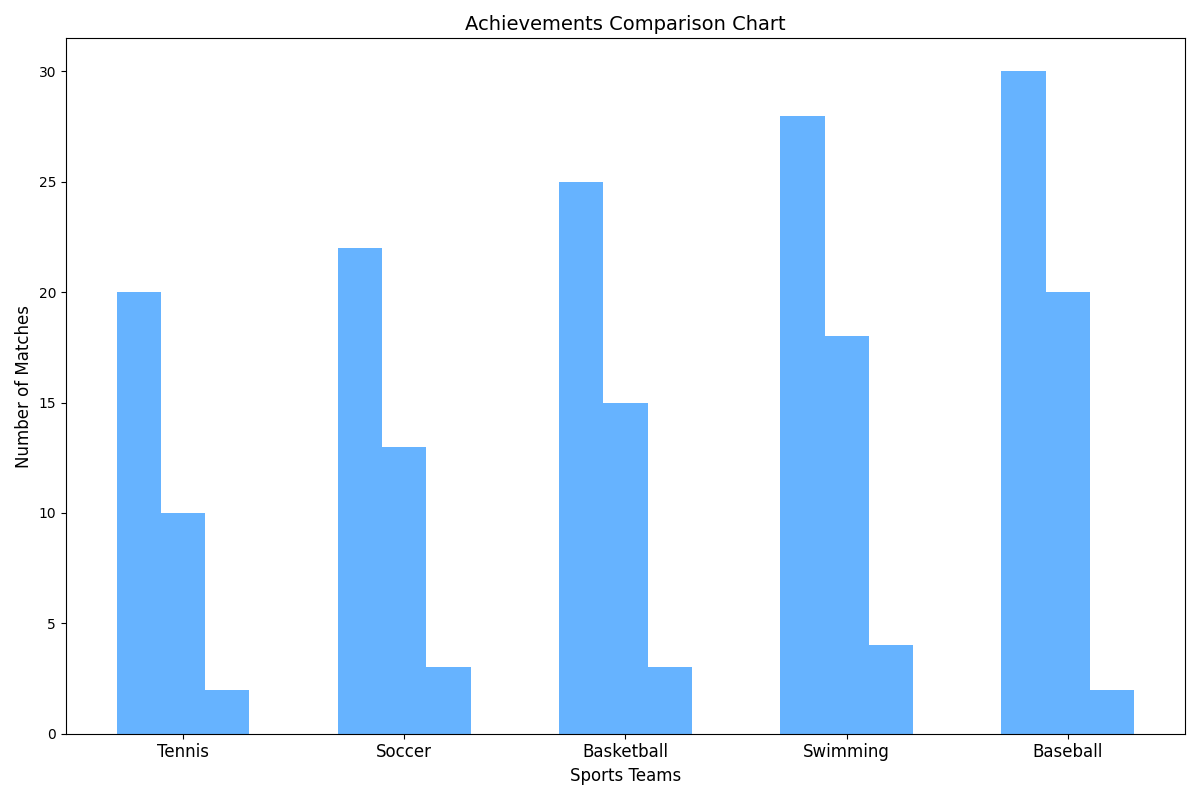

This chart was generated by the following Python code:
import matplotlib.pyplot as plt
import numpy as np

teams = ['Tennis', 'Soccer', 'Basketball', 'Swimming', 'Baseball']
games_played = [20, 22, 25, 28, 30]
won_games = [10, 13, 15, 18, 20]
draw_games = [2, 3, 3, 4, 2]

x = np.arange(len(teams))
bar_width = 0.2

fig, ax = plt.subplots(figsize=(12, 8))

# Applying a single color across all data groups
single_color = '#66b3ff'
ax.bar(x - bar_width, games_played, bar_width, color=single_color)
ax.bar(x, won_games, bar_width, color=single_color)
ax.bar(x + bar_width, draw_games, bar_width, color=single_color)

ax.set_xticks(x)
ax.set_xticklabels(teams, fontsize=12)

ax.set_title('Achievements Comparison Chart', fontsize=14)
ax.set_xlabel('Sports Teams', fontsize=12)
ax.set_ylabel('Number of Matches', fontsize=12)

plt.tight_layout()
plt.show()
